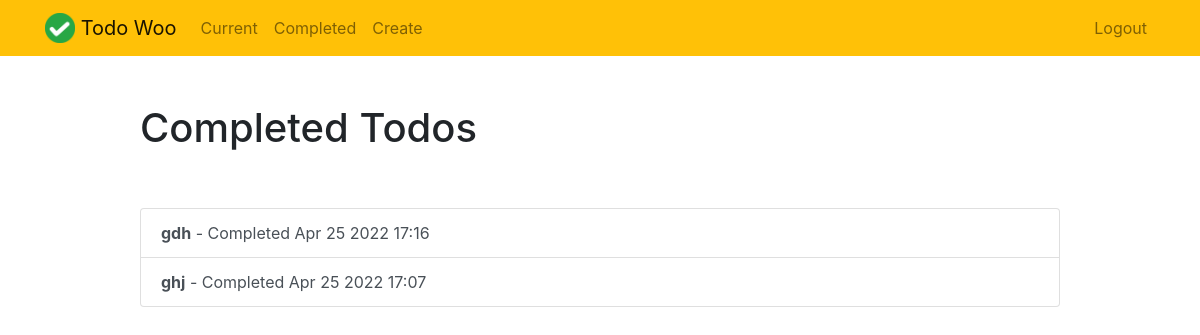
Page /completed/ (signed in) on the earlier database version.
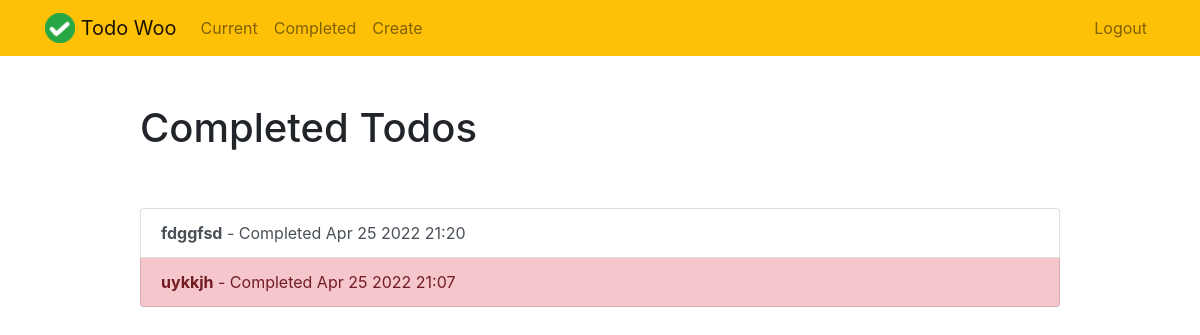
Same page on the later database version.
### todo/models.py (models this page shows, shortened)
class Todo(models.Model):
    title = models.CharField(max_length=100)
    memo = models.TextField(blank=True)
    created = models.DateTimeField(auto_now_add=True)
    datecompleted = models.DateTimeField(null=True, blank=True)
    important = models.BooleanField(default=False)
    todocreator = models.ForeignKey(User, on_delete=models.CASCADE)

### todo/views.py (the view)
# urls.py: path('completed/', views.completedtodos, name='completedtodos'),
@login_required
def completedtodos(request):
    completetodos = Todo.objects.filter(todocreator=request.user, datecompleted__isnull=False).order_by('-datecompleted')
    return render(request, 'todo/completedtodos.html', {'todos': completetodos})

### todo/templates/todo/completedtodos.html
{% extends "todo/base.html" %}
{% block content %}
    <div class="row justify-content-center mt-5">
        <div class="col-md-10">
            <h1>Completed Todos</h1>
        </div>
    </div>
    <div class="row justify-content-center mt-5">
        <div class="col-md-10">
            <div class="list-group">
                {% for todo in todos %}
                    <a href="{% url 'viewtodo' todo.id %}" class="list-group-item list-group-item-action{% if todo.important %} list-group-item-danger{% endif %}"><b>{{ todo.title }}</b> - Completed {{ todo.datecompleted|date:'M j Y H:i' }}</a>
                {% endfor %}
            </div>
        </div>
    </div>
{% endblock %}

Differences in the rows shown:
removed Todo: title "gdh", datecompleted "Apr 25 2022 17:16"
removed Todo: title "ghj", datecompleted "Apr 25 2022 17:07"
added Todo: title "fdggfsd", datecompleted "Apr 25 2022 21:20"
added Todo: title "uykkjh", datecompleted "Apr 25 2022 21:07", important True (drawn)
